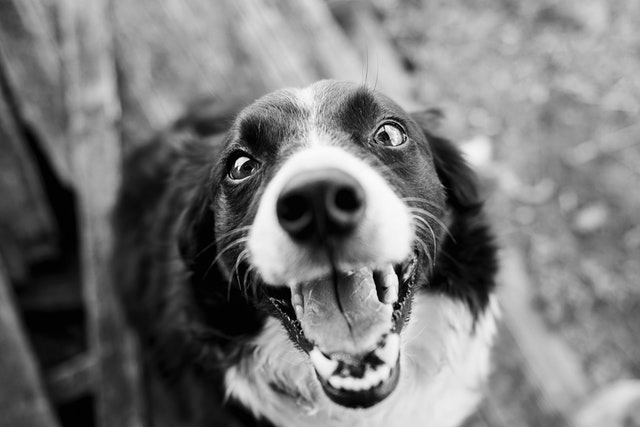
#> input picture hw6/blur/dog.png, 640 x 427 px, found by its file name
$ jupyter execute --allow-errors histogram.ipynb   (shell and % lines are left out)
#> lines starting #> are read from the running program, lines starting #| are printed output that depends on the picture
# HW 6
## 3. Histogram

[cell 1]

import pycuda.driver as cuda
import pycuda.autoinit
from pycuda.compiler import SourceModule

import cv2
import numpy as np
import matplotlib.pyplot as plt
from google.colab.patches import cv2_imshow

[cell 2]
h_img = cv2.imread('dog.png', 0).astype(np.int32)
#> h_img: shape (427, 640) int32; min 0, max 253, mean 120.8
#> (the rest of this cell did not finish here and is left out)

[cell 3]
cv2_imshow(h_img)

[cell 4]
rows = h_img.shape[1]
#> rows = 640
cols = h_img.shape[0]
#> cols = 427
block_size = 32
block = (block_size, block_size, 1)
grid = ((rows + block_size - 1) // block[0], (cols + block_size - 1) // block[1])
#> grid = (20, 14)

[cell 5]
bin_count = 128

h_bins = np.linspace(0, 256, bin_count + 1, dtype=np.int32)
#> (the rest of this cell did not finish here and is left out)

[cell 6]
h_hist = np.zeros(bin_count, dtype=np.int32)
#> (the rest of this cell did not finish here and is left out)

#> (a cell that did not finish here is left out)

#> (a cell that did not finish here is left out)

#> (a cell that did not finish here is left out)

[cell 10]
plt.figure(figsize=(16, 8))
plt.plot(h_bins[:-1], h_hist, c='black')
plt.fill_between(h_bins[:-1], h_hist, color='black')
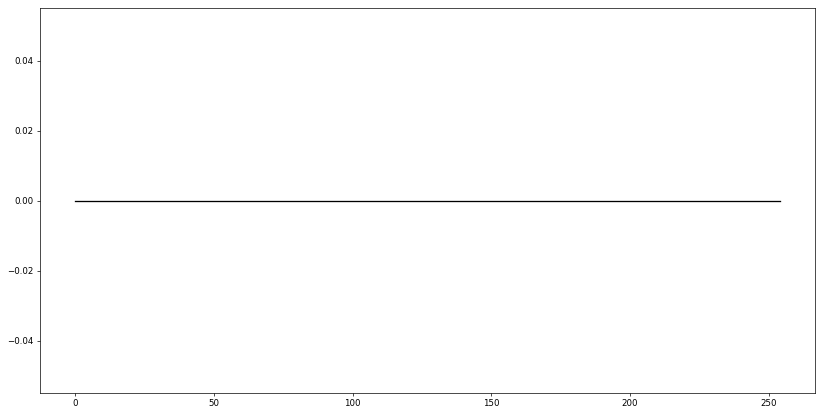
#> figure drawn by matplotlib, 1 panel
